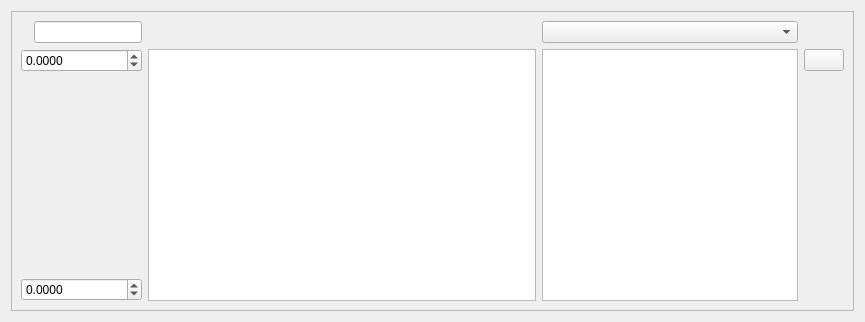
<?xml version="1.0" encoding="UTF-8"?>
<ui version="4.0">
 <class>StatVisWidget</class>
 <widget class="QWidget" name="StatVisWidget">
  <property name="geometry">
   <rect>
    <x>0</x>
    <y>0</y>
    <width>865</width>
    <height>322</height>
   </rect>
  </property>
  <property name="windowTitle">
   <string>Stat History</string>
  </property>
  <layout class="QHBoxLayout" name="horizontalLayout">
   <item>
    <widget class="QFrame" name="StatVisWidgetFrame">
     <property name="frameShape">
      <enum>QFrame::StyledPanel</enum>
     </property>
     <property name="frameShadow">
      <enum>QFrame::Plain</enum>
     </property>
     <layout class="QHBoxLayout" name="horizontalLayout_6">
      <item>
       <spacer name="verticalSpacer_3">
        <property name="orientation">
         <enum>Qt::Vertical</enum>
        </property>
        <property name="sizeHint" stdset="0">
         <size>
          <width>0</width>
          <height>0</height>
         </size>
        </property>
       </spacer>
      </item>
      <item>
       <layout class="QGridLayout" name="gridLayout">
        <item row="1" column="1">
         <widget class="QGraphicsView" name="StatHistoryView"/>
        </item>
        <item row="0" column="1">
         <layout class="QHBoxLayout" name="horizontalLayout_2">
          <item>
           <spacer name="horizontalSpacer">
            <property name="orientation">
             <enum>Qt::Horizontal</enum>
            </property>
            <property name="sizeHint" stdset="0">
             <size>
              <width>40</width>
              <height>20</height>
             </size>
            </property>
           </spacer>
          </item>
         </layout>
        </item>
        <item row="1" column="2">
         <widget class="QListWidget" name="ListStats">
          <property name="sizePolicy">
           <sizepolicy hsizetype="Maximum" vsizetype="Expanding">
            <horstretch>0</horstretch>
            <verstretch>0</verstretch>
           </sizepolicy>
          </property>
          <property name="minimumSize">
           <size>
            <width>100</width>
            <height>0</height>
           </size>
          </property>
          <property name="maximumSize">
           <size>
            <width>16777215</width>
            <height>16777215</height>
           </size>
          </property>
         </widget>
        </item>
        <item row="0" column="2">
         <widget class="QComboBox" name="ComboTimeframe"/>
        </item>
        <item row="1" column="0">
         <layout class="QVBoxLayout" name="verticalLayout_2">
          <item>
           <layout class="QHBoxLayout" name="horizontalLayout_3">
            <item>
             <widget class="QDoubleSpinBox" name="SpinMax">
              <property name="decimals">
               <number>4</number>
              </property>
              <property name="minimum">
               <double>-1000000.000000000000000</double>
              </property>
              <property name="maximum">
               <double>1000000.000000000000000</double>
              </property>
             </widget>
            </item>
           </layout>
          </item>
          <item>
           <spacer name="verticalSpacer_2">
            <property name="orientation">
             <enum>Qt::Vertical</enum>
            </property>
            <property name="sizeHint" stdset="0">
             <size>
              <width>17</width>
              <height>88</height>
             </size>
            </property>
           </spacer>
          </item>
          <item>
           <layout class="QHBoxLayout" name="horizontalLayout_4">
            <item>
             <widget class="QDoubleSpinBox" name="SpinMin">
              <property name="decimals">
               <number>4</number>
              </property>
              <property name="minimum">
               <double>-1000000.000000000000000</double>
              </property>
              <property name="maximum">
               <double>1000000.000000000000000</double>
              </property>
             </widget>
            </item>
           </layout>
          </item>
         </layout>
        </item>
        <item row="0" column="0">
         <layout class="QHBoxLayout" name="horizontalLayout_5">
          <item>
           <widget class="QLabel" name="label">
            <property name="text">
             <string/>
            </property>
            <property name="windowIcon">
             <iconset resource="resources.qrc">
              <normaloff>:/Icons/Icons/StatHistory.svg</normaloff>:/Icons/Icons/StatHistory.svg</iconset>
            </property>
           </widget>
          </item>
          <item>
           <widget class="QLineEdit" name="LineName">
            <property name="sizePolicy">
             <sizepolicy hsizetype="Maximum" vsizetype="Fixed">
              <horstretch>0</horstretch>
              <verstretch>0</verstretch>
             </sizepolicy>
            </property>
           </widget>
          </item>
         </layout>
        </item>
        <item row="1" column="3">
         <layout class="QVBoxLayout" name="verticalLayout">
          <item>
           <widget class="QPushButton" name="ButtonRemove">
            <property name="toolTip">
             <string>Remove the selected Stat variable.</string>
            </property>
            <property name="text">
             <string/>
            </property>
            <property name="icon">
             <iconset resource="resources.qrc">
              <normaloff>:/Icons/Icons/ClearList.svg</normaloff>:/Icons/Icons/ClearList.svg</iconset>
            </property>
           </widget>
          </item>
          <item>
           <spacer name="verticalSpacer">
            <property name="orientation">
             <enum>Qt::Vertical</enum>
            </property>
            <property name="sizeHint" stdset="0">
             <size>
              <width>20</width>
              <height>40</height>
             </size>
            </property>
           </spacer>
          </item>
         </layout>
        </item>
       </layout>
      </item>
     </layout>
    </widget>
   </item>
  </layout>
 </widget>
 <resources>
  <include location="resources.qrc"/>
 </resources>
 <connections/>
</ui>
